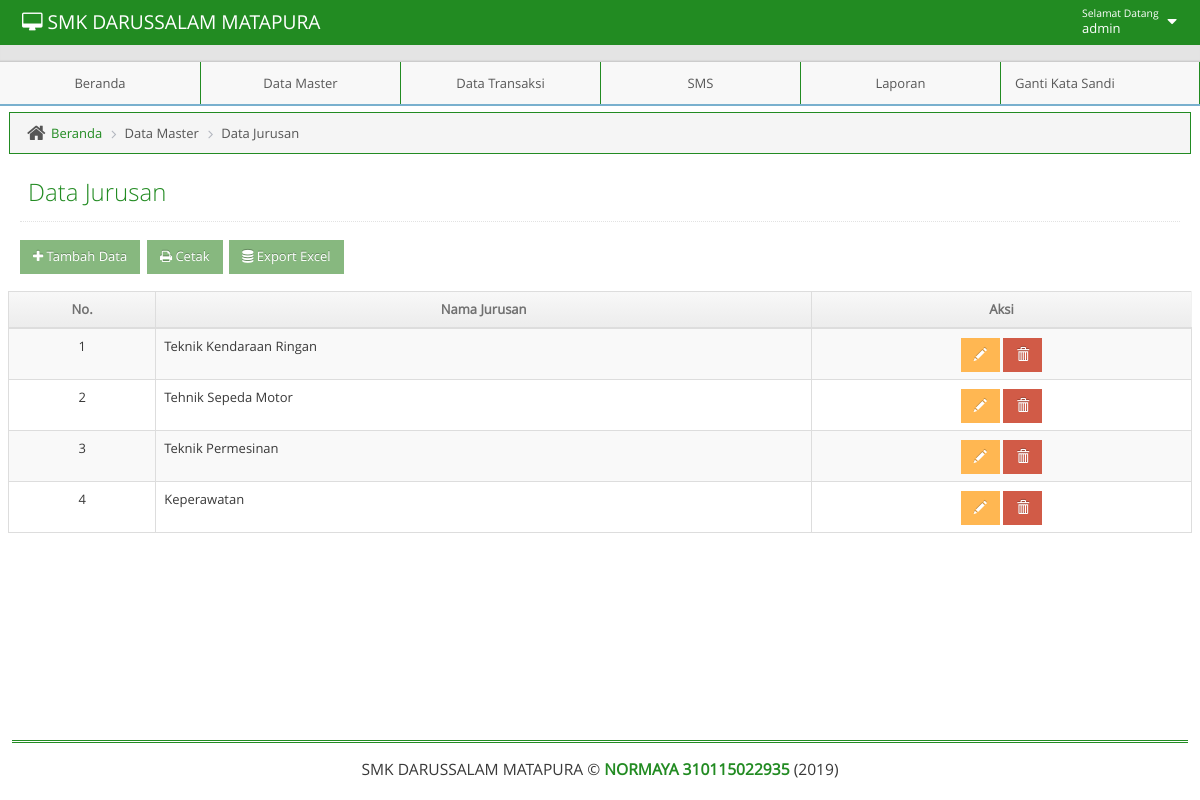
Screenshot of /admin/adminmainapp.php?unit=m_jurusan&act=datagrid (signed in) with the database file from the repository.
### tables this page shows
CREATE TABLE IF NOT EXISTS `t_jurusan` (
  `kd_jurusan` int(11) NOT NULL AUTO_INCREMENT,
  `namajur` varchar(50) NOT NULL,
  PRIMARY KEY (`kd_jurusan`)
);

### admin/unit/m_jurusan.php (the view, shortened to what this page needs)
<?php
$act = $_GET['act'];
switch($act){
    case "datagrid":
        ?>
<?php
include("../admin/leftbar.php");
?>
<div class="main-content">
    <div class="main-content-inner">
	<div class="breadcrumbs ace-save-state" id="breadcrumbs">
            <ul class="breadcrumb">
                <li>
                    <i class="ace-icon fa fa-home home-icon"></i>
                    <a href="adminmainapp.php?unit=dashboard">Beranda</a>
                </li>
                <li>Data Master</li>
		<li>Data Jurusan</li>
            </ul>
	</div>
        <div class="page-content">
            <div class="page-header">
                <h1>Data Jurusan
                </h1>
            </div>
            <h1>
                    <a href="?unit=m_jurusan&act=input">
                        <button class="btn btn-sm btn-success"><i class="fa fa-plus"></i> Tambah Data</button>
                    </a>
                    <a href="?unit=ml_jurusan" target="_blank">
                        <button class="btn btn-sm btn-success"><i class="fa fa-print"></i> Cetak</button>
                    </a>
					<a href="unit/mxp_jurusan.php">
                        <button class="btn btn-sm btn-success"><i class="fa fa-database"></i> Export Excel</button>
                    </a>
                </h1>
            <div class="row">
                <div class="col-xs-12">
                    <div class="row">
                        <div class="box box-primary">
                            <div class="box-body table-responsive padding">
                              <table id="datatable" class="table table-striped table-bordered table-hover">
                                <thead>
                                    <tr>
                                        <th style="text-align: center">No.</th>
                                        <th style="text-align: center">Nama Jurusan</th>
                                        <th style="text-align: center">Aksi</th>
                                    </tr>
                                </thead>
                                <tbody>
                                    <?php $no=1;
                                    $qdatagrid =" SELECT * FROM t_jurusan";
                                    $rdatagrid = mysqli_query($mysqli, $qdatagrid);
                                    while($ddatagrid=mysqli_fetch_assoc($rdatagrid)) {
										 echo "
                                        <tr>
                                             <td style= text-align:center>$no</td>
                                             <td style= text-align:left  >$ddatagrid[namajur]</td>
                                             <td style=text-align:center>
                                                 <a href=?unit=m_jurusan&act=update&kd_jurusan=$ddatagrid[kd_jurusan] class='btn btn-sm btn-warning glyphicon glyphicon-pencil' ></a>
                                                 <a href=?unit=m_jurusan&act=delete&kd_jurusan=$ddatagrid[kd_jurusan] class='btn btn-sm btn-danger glyphicon glyphicon-trash' onclick='return confirm(\"Yakin Akan Menghapus Data?\")'></a>
                                             </td>
                                        </tr>
                                        ";
                                        $no++;
                                     }
                                     ?>
                                </tbody>
                                </table>
                            </div>
                        </div>
                    </div>
                </div>
            </div>
        </div>
    </div>
</div>
<?php
include("../admin/footer.php");
?>
	</body>
</html>
 <?php
        break;
            ?>
 <?php
}

### admin/navbar.php (shortened to what this page needs)
<body class="no-skin">
        <?php
         $qupdate = "SELECT * FROM  t_admin WHERE username = '".$_SESSION['username']."'";
        $rupdate = mysqli_query($mysqli, $qupdate);
        $dupdate = mysqli_fetch_assoc($rupdate);
        ?>
        <div id="navbar" class="navbar navbar-default ace-save-state">
            <div class="navbar-container ace-save-state" id="navbar-container">
            <div class="navbar-header pull-left">
                <a href="adminmainapp.php?unit=dashboard" class="navbar-brand"><small><i class="fa fa-desktop"></i>  SMK DARUSSALAM MATAPURA </small></a>
            </div>
            <div class="navbar-buttons navbar-header pull-right" role="navigation">
              <ul class="nav ace-nav">
                <li class="light-blue dropdown-modal">
                  <a data-toggle="dropdown" href="#" class="dropdown-toggle">
                    <span class="user-info"><small>Selamat Datang</small>  <?php echo $dupdate['username']; ?></span>
                    <i class="ace-icon fa fa-caret-down"></i>
                  </a>
                </li>
              </ul>
            </div>
        </div>
    </div>

### css/tentang/style.css (style rules this page uses)
html { font-family:sans-serif; -ms-text-size-adjust:100%; -webkit-text-size-adjust:100% }
body { margin:0 }
a { background-color:transparent }
h1 { font-size:2em; margin:.67em 0 }
small { font-size:80% }
button,input,optgroup,select,textarea { color:inherit; font:inherit; margin:0 }
button { overflow:visible }
button,select { text-transform:none }
button,html input[type=button],input[type=reset],input[type=submit] { -webkit-appearance:button; cursor:pointer }
table { border-collapse:collapse; border-spacing:0 }
td,th { padding:0 }
.border-box,article,body,code,dd,div,dl,dt,fieldset,footer,form,header,html,input[type=email],input[type=password],input[type=tel],input[type=text],input[type=url],li,main,ol,p,pre,section,textarea,ul { box-sizing:border-box }

### rows the page displays
t_jurusan: namajur "Teknik Kendaraan Ringan"
t_jurusan: namajur "Tehnik Sepeda Motor"
t_jurusan: namajur "Teknik Permesinan"
t_jurusan: namajur "Keperawatan"

### other values shown
$dupdate['username'] "admin"
